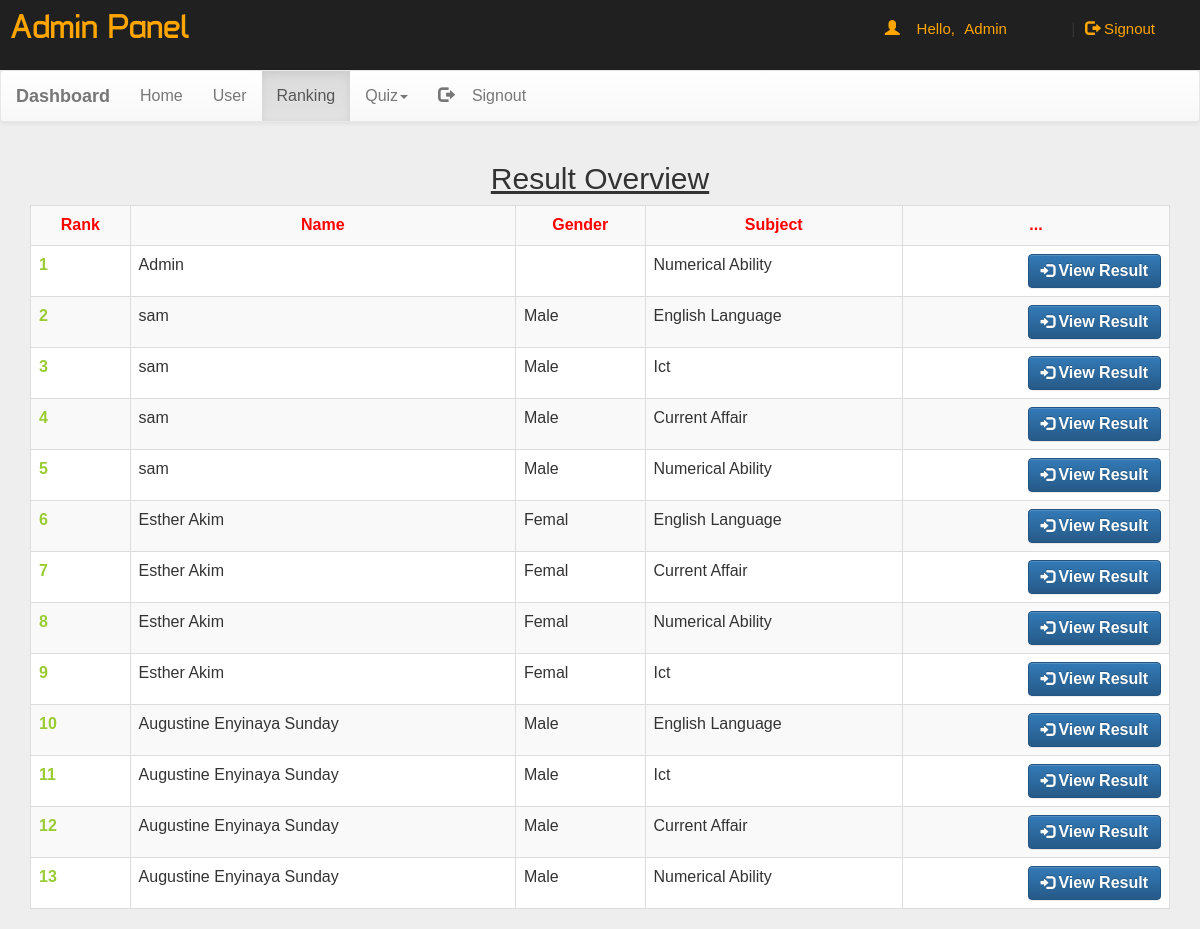
Page /admin/dash.php?q=2 (signed in) on the committed database.
### tables this page shows
CREATE TABLE `rank` (
  `email` varchar(50) NOT NULL,
  `score` int(11) NOT NULL,
  `time` timestamp NOT NULL DEFAULT current_timestamp() ON UPDATE current_timestamp(),
  `subject` varchar(30) NOT NULL
);

CREATE TABLE `user` (
  `name` varchar(50) NOT NULL,
  `gender` varchar(5) NOT NULL,
  `program` varchar(100) NOT NULL,
  `email` varchar(50) NOT NULL,
  `regno` varchar(20) NOT NULL,
  `password` varchar(50) NOT NULL
);

### admin/dash.php (the view, shortened to what this page needs)
<!DOCTYPE html PUBLIC "-//W3C//DTD XHTML 1.0 Transitional//EN" "http://www.w3.org/TR/xhtml1/DTD/xhtml1-transitional.dtd">
<html xmlns="http://www.w3.org/1999/xhtml">
<head>
<link  rel="stylesheet" href="../css/bootstrap.min.css"/>
 <link  rel="stylesheet" href="../css/bootstrap-theme.min.css"/>
 <link rel="stylesheet" href="../css/main.css">
 <link  rel="stylesheet" href="../css/font.css">
</head>
<body  style="background:#eee;">
<div class="header">
<div class="row">
<div class="col-lg-6">
<span class="logo" style="color: orange;margin-left: 10px;">Admin Panel</span></div>
<?php
 include_once 'dbConnection.php';
  if(!(isset($_SESSION['email']))){
header("location:index.php");
}
else
{
$name = $_SESSION['name'];;
echo '<span class="pull-right top title1" ><span class="log1"><span class="glyphicon glyphicon-user" aria-hidden="true"></span>&nbsp;&nbsp;&nbsp;&nbsp;Hello,</span> <a href="account.php" class="log log1">'.$name.'</a>&nbsp;|&nbsp;<a href="logout.php?q=account.php" class="log"><span class="glyphicon glyphicon-log-out" aria-hidden="true"></span>&nbsp;Signout</button></a></span>';
}?>
</div>
</div></div>
<nav class="navbar navbar-default title1">
  <div class="container-fluid">
    <div class="navbar-header">
      <a class="navbar-brand" href="dash.php?q=0"><b>Dashboard</b></a>
    </div>
    <div class="collapse navbar-collapse" id="bs-example-navbar-collapse-1">
      <ul class="nav navbar-nav">
        <li <?php if(@$_GET['q']==0) echo'class="active"'; ?>><a href="dash.php?q=0">Home<span class="sr-only">(current)</span></a></li>
        <li <?php if(@$_GET['q']==1) echo'class="active"'; ?>><a href="dash.php?q=1">User</a></li>
		<li <?php if(@$_GET['q']==2) echo'class="active"'; ?>><a href="dash.php?q=2">Ranking</a></li>
        <li class="dropdown <?php if(@$_GET['q']==4 || @$_GET['q']==5 || @$_GET['q']==6) echo'active"'; ?>">
          <a href="#" class="dropdown-toggle" data-toggle="dropdown" role="button" aria-haspopup="true" aria-expanded="false">Quiz<span class="caret"></span></a>
        </li><li class="pull-right"> <a href="logout.php?q=account.php"><span class="glyphicon glyphicon-log-out" aria-hidden="true"></span>&nbsp;&nbsp;&nbsp;&nbsp;Signout</a></li>
      </ul>
          </div>
  </div>
</nav>
<div class="container">
<div class="row">
<div class="col-md-12">
<?php
if(@$_GET['q']== 2)
{
  $q=mysqli_query($con,"SELECT * FROM history" )or die('Error232');
  if (mysqli_num_rows($q) == 0) {
    echo  '<div class="panel title"><div class="table-responsive">
<table class="table table-striped title1" >
<tr style="color:red; text-align:center;"><td><b>Rank</b></td><td><b>Name</b></td><td><b>Gender</b></td><td><b>Subject</b></td><td><b>Score</b></td><td><b>...</b></td></tr>';
  $q=mysqli_query($con,"DELETE  FROM rank   " )or die('Error(delete)');
  }else{
$q=mysqli_query($con,"SELECT * FROM rank  ORDER BY email ASC " )or die('Error223');
?>
<div class="pnel tile"><div class="table  table-dark">
    <h2 style="text-align:center"><u>Result Overview</u></h2>
<table class="table table-striped table-bordered title1" >
<tr style="color:red; text-align:center;">
  <td><b>Rank</b></td>
  <td><b>Name</b></td>
  <td><b>Gender</b></td>
  <td><b>Subject</b></td>
  <td><b>...</b></td>
</tr>
<?php
$c=0;
while($row=mysqli_fetch_array($q) )
{
$e=$row['email'];
$program=$row['subject'];
$q12=mysqli_query($con,"SELECT * FROM user WHERE regno='$e' " )or die('Error231');
while($row=mysqli_fetch_array($q12) )
{
$name=$row['name'];
$gender=$row['gender'];
}
$q12=mysqli_query($con,"SELECT * FROM quiz WHERE title='$program' " )or die('Error231');
while($row=mysqli_fetch_array($q12) )
{
$eid=$row['eid'];
}
$c++;
echo '<tr><td style="color:#99cc32;"><b>'.$c.'</b></td><td>'.$name.'</td><td>'.$gender.'</td><td>'.$program.'</td>
  <td><a href="dash.php?q=8&email='.$e.'&eid='.$eid.'&subject='.$program.'&name='.$name.'" class="pull-right btn  btn-primary" ><span class="glyphicon glyphicon-log-in" aria-hidden="true"></span>&nbsp;<span class="title1"><b>View Result</b></span></a>
</td>
';
}
echo '</table></div></div>';
}
}
?>
</div>
</div></div>
</body>
</html>

### css/main.css (style rules this page uses)
body { overflow-x:hidden; width:100%; font: 15px "Century Gothic", "Times Roman", sans-serif; background:#eee; height:100%; background-attachment:fixed; }
.header { background:#202020; height:70px; }
.logo { font-family:'typo'; font-size:35px; margin-top: 30px; }
.title1 { font: 16px "Century Gothic", "Times Roman", sans-serif; }
.top { margin-top:20px; }
.log1 { font: 15px 'Ubuntu', sans-serif; color:orange; margin-left:10px; }
.log { margin:10px; margin-right:60px; margin-left:5px; color:orange; text-decoration:none; font-size:20px; font-size:15px; }

### rows in the picture
rank: subject "Numerical Ability"
rank: user.name "sam", user.gender "Male", subject "English Language"
rank: user.name "sam", user.gender "Male", subject "Ict"
rank: user.name "sam", user.gender "Male", subject "Current Affair"
rank: user.name "sam", user.gender "Male", subject "Numerical Ability"
rank: user.name "Esther Akim", user.gender "Femal", subject "English Language"
rank: user.name "Esther Akim", user.gender "Femal", subject "Current Affair"
rank: user.name "Esther Akim", user.gender "Femal", subject "Numerical Ability"
rank: user.name "Esther Akim", user.gender "Femal", subject "Ict"
rank: user.name "Augustine Enyinaya Sunday", user.gender "Male", subject "English Language"
rank: user.name "Augustine Enyinaya Sunday", user.gender "Male", subject "Ict"
rank: user.name "Augustine Enyinaya Sunday", user.gender "Male", subject "Current Affair"
rank: user.name "Augustine Enyinaya Sunday", user.gender "Male", subject "Numerical Ability"

### other values in the picture
$name "Admin"
